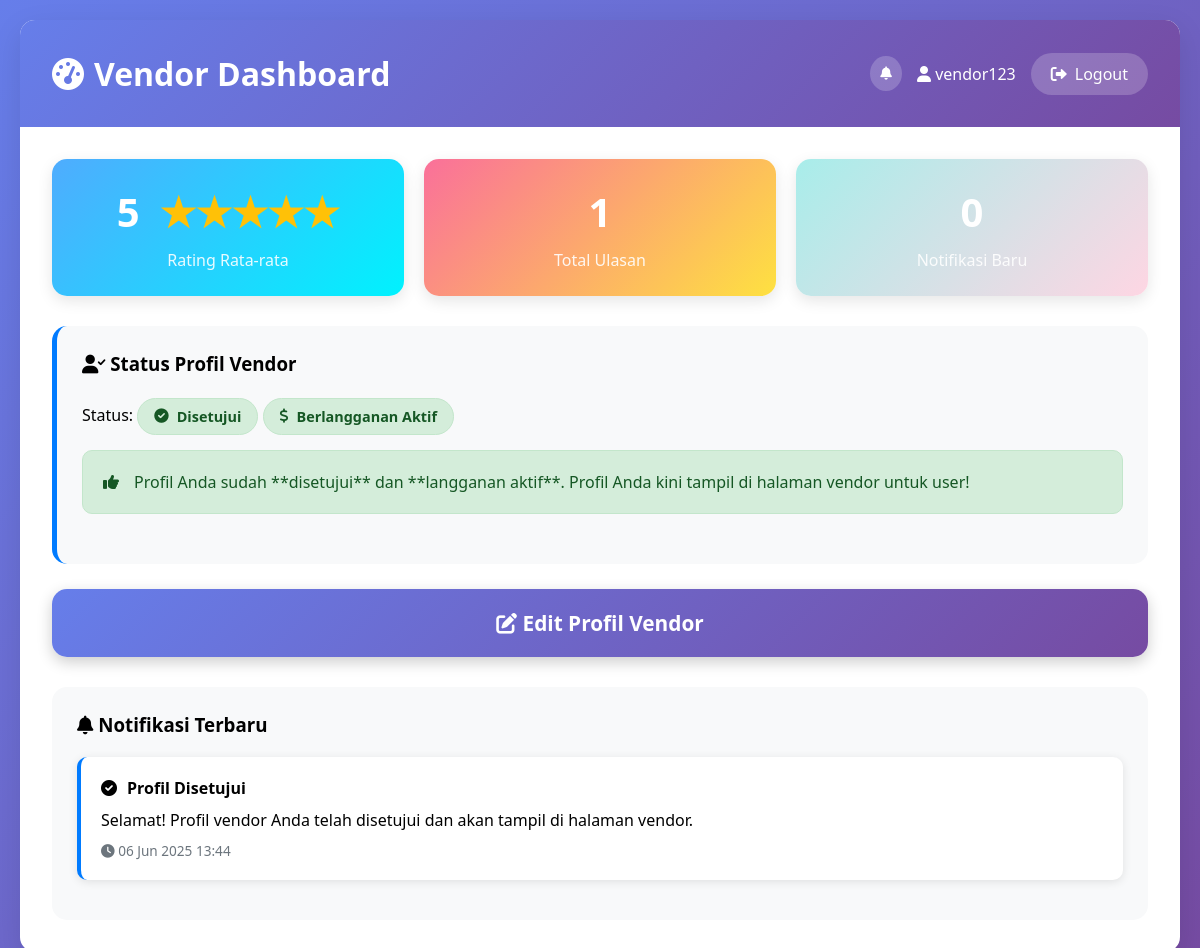
Screenshot of /vendor_dashboard.php (signed in) with the database file from the repository.
### tables this page shows
CREATE TABLE `notifications` (
  `id` int(11) NOT NULL,
  `user_id` int(11) NOT NULL,
  `title` varchar(255) NOT NULL,
  `message` text NOT NULL,
  `type` varchar(50) NOT NULL,
  `is_read` tinyint(1) DEFAULT 0,
  `created_at` timestamp NOT NULL DEFAULT current_timestamp()
);

### vendor_dashboard.php (the view, shortened to what this page needs)
<?php
$database = new Database();
$pdo = $database->getConnection();
$user_id = $_SESSION['user_id'];
$stmt = $pdo->prepare("SELECT * FROM vendor_profiles WHERE user_id = ?");
$stmt->execute([$user_id]);
$vendor_profile = $stmt->fetch();
$is_subscribed = ($vendor_profile && isset($vendor_profile['is_subscribed']) && $vendor_profile['is_subscribed'] == 1);
$stats = null;
if ($vendor_profile && $vendor_profile['status'] == 'approved' && $is_subscribed) {
    $stmt = $pdo->prepare("
        SELECT AVG(rating) as avg_rating, COUNT(*) as total_reviews
        FROM vendor_ratings
        WHERE vendor_profile_id = ?
    ");
    $stmt->execute([$vendor_profile['id']]);
    $rating_stats = $stmt->fetch();
    $stats = [
        'avg_rating' => $rating_stats['avg_rating'] ? round($rating_stats['avg_rating'], 1) : 0,
        'total_reviews' => $rating_stats['total_reviews']
    ];
}
$stmt = $pdo->prepare("SELECT * FROM notifications WHERE user_id = ? ORDER BY created_at DESC LIMIT 5");
$stmt->execute([$user_id]);
$notifications = $stmt->fetchAll();
$stmt = $pdo->prepare("SELECT COUNT(*) as unread_count FROM notifications WHERE user_id = ? AND is_read = 0");
$stmt->execute([$user_id]);
$unread_count = $stmt->fetchColumn();
?>
<!DOCTYPE html>
<html lang="id">
<head>
    <link href="https://cdnjs.cloudflare.com/ajax/libs/font-awesome/6.0.0/css/all.min.css" rel="stylesheet">
</head>
<body>
    <div class="dashboard">
        <div class="header">
            <h1><i class="fas fa-tachometer-alt"></i> Vendor Dashboard</h1>
            <div class="header-actions">
                <button class="notification-bell" onclick="scrollToNotifications()">
                    <i class="fas fa-bell"></i>
                </button>
                <span><i class="fas fa-user"></i> <?php echo htmlspecialchars($_SESSION['username']); ?></span>
                <a href="logout.php" class="logout-btn">
                    <i class="fas fa-sign-out-alt"></i> Logout
                </a>
            </div>
        </div>
        <div class="content">
            <?php if ($vendor_profile && $vendor_profile['status'] == 'approved' && $is_subscribed && $stats):  ?>
            <div class="stats-grid">
                <div class="stat-card green">
                    <div class="stat-number">
                        <?php echo $stats['avg_rating'] ?: '0'; ?>
                        <span class="rating-stars">
                            <?php
                            for ($i = 1; $i <= 5; $i++) {
                                echo $i <= round($stats['avg_rating']) ? '★' : '☆';
                            }
                            ?>
                        </span>
                    </div>
                    <div class="stat-label">Rating Rata-rata</div>
                </div>
                <div class="stat-card orange">
                    <div class="stat-number"><?php echo $stats['total_reviews']; ?></div>
                    <div class="stat-label">Total Ulasan</div>
                </div>
                <div class="stat-card blue">
                    <div class="stat-number"><?php echo $unread_count; ?></div>
                    <div class="stat-label">Notifikasi Baru</div>
                </div>
            </div>
            <?php endif; ?>
            <div class="profile-status">
                <h3><i class="fas fa-user-check"></i> Status Profil Vendor</h3>
                <br>
                <?php if ($vendor_profile): ?>
                    <p style="margin-bottom: 15px;">
                        Status:
                        <span class="status-badge status-<?php echo $vendor_profile['status']; ?>">
                            <?php
                            switch($vendor_profile['status']) {
                                case 'approved':
                                    echo '<i class="fas fa-check-circle"></i> Disetujui';
                                    break;
                            }
                            ?>
                        </span>
                        <?php if ($vendor_profile['status'] == 'approved' && $is_subscribed): ?>
                            <span class="status-badge status-approved">
                                <i class="fas fa-dollar-sign"></i> Berlangganan Aktif
                            </span>
                        <?php elseif ($vendor_profile['status'] == 'approved' && !$is_subscribed): ?>
                             <span class="status-badge status-pending">
                                <i class="fas fa-exclamation-circle"></i> Langganan Nonaktif
                            </span>
                        <?php endif; ?>
                    </p>
                    <?php if ($vendor_profile['status'] == 'approved' && $is_subscribed): ?>
                        <div class="alert alert-success">
                            <i class="fas fa-thumbs-up"></i> Profil Anda sudah **disetujui** dan **langganan aktif**. Profil Anda kini tampil di halaman vendor untuk user!
                        </div>
                    <?php elseif ($vendor_profile['status'] == 'approved' && !$is_subscribed): ?>
                        <div class="alert alert-warning">
                            <i class="fas fa-info-circle"></i> Profil Anda sudah **disetujui**, tetapi langganan Anda **belum aktif**. Silakan aktifkan langganan untuk tampil di halaman vendor.
                        </div>
                    <?php elseif ($vendor_profile['status'] == 'pending'): ?>
                        <div class="alert alert-warning">
                            <i class="fas fa-hourglass-half"></i> Profil Anda sedang dalam proses verifikasi oleh admin.
                        </div>
                    <?php endif; ?>
                <?php endif; ?>
            </div>
            <a href="vendor_profile.php" class="main-action">
                <?php if ($vendor_profile): ?>
                    <i class="fas fa-edit"></i> Edit Profil Vendor
                <?php else: ?>
                    <i class="fas fa-plus-circle"></i> Isi Profil Vendor
                <?php endif; ?>
            </a>
            <?php if (!empty($notifications)): ?>
            <div class="notifications-section" id="notifications">
                <div class="notifications-header">
                    <h3><i class="fas fa-bell"></i> Notifikasi Terbaru</h3>
                </div>
                <?php foreach ($notifications as $notif): ?>
                    <div class="notification-item <?php echo $notif['is_read'] ? '' : 'unread'; ?>">
                        <div class="notification-title">
                            <?php
                            $icon = 'fas fa-info-circle';
                            switch($notif['type']) {
                                case 'vendor_approved': $icon = 'fas fa-check-circle'; break;
                            }
                            ?>
                            <i class="<?php echo $icon; ?>"></i>
                            <?php echo htmlspecialchars($notif['title']); ?>
                        </div>
                        <p style="margin-bottom: 0;"><?php echo nl2br(htmlspecialchars($notif['message'])); ?></p>
                        <div class="notification-time">
                            <span>
                                <i class="fas fa-clock"></i>
                                <?php echo date('d M Y H:i', strtotime($notif['created_at'])); ?>
                            </span>
                        </div>
                    </div>
                <?php endforeach; ?>
            </div>
            <?php endif; ?>
        </div>
    </div>
</body>
</html>

### vendor_dashboard.php (style rules this page uses)
* { margin: 0; padding: 0; box-sizing: border-box; }
body { font-family: 'Segoe UI', Tahoma, Geneva, Verdana, sans-serif; background: linear-gradient(135deg, #667eea 0%, #764ba2 100%); min-height: 100vh; padding: 20px; }
.dashboard { max-width: 1200px; margin: 0 auto; background: white; border-radius: 15px; box-shadow: 0 10px 30px rgba(0,0,0,0.1); overflow: hidden; }
.header { background: linear-gradient(135deg, #667eea 0%, #764ba2 100%); color: white; padding: 2rem; display: flex; justify-content: space-between; align-items: center; }
.header h1 { display: flex; align-items: center; gap: 10px; }
.header-actions { display: flex; align-items: center; gap: 15px; }
.notification-bell { position: relative; background: rgba(255,255,255,0.2); border: none; color: white; padding: 10px; border-radius: 50%; cursor: pointer; transition: background 0.3s; }
.logout-btn { background: rgba(255,255,255,0.2); color: white; padding: 10px 20px; text-decoration: none; border-radius: 25px; transition: background 0.3s; display: flex; align-items: center; gap: 8px; }
.content { padding: 2rem; }
.stats-grid { display: grid; grid-template-columns: repeat(auto-fit, minmax(250px, 1fr)); gap: 20px; margin-bottom: 30px; }
.stat-card { background: linear-gradient(135deg, #f093fb 0%, #f5576c 100%); color: white; padding: 25px; border-radius: 15px; text-align: center; box-shadow: 0 5px 15px rgba(0,0,0,0.1); }
.stat-card.green { background: linear-gradient(135deg, #4facfe 0%, #00f2fe 100%); }
.stat-card.orange { background: linear-gradient(135deg, #fa709a 0%, #fee140 100%); }
.stat-card.blue { background: linear-gradient(135deg, #a8edea 0%, #fed6e3 100%); }
.stat-number { font-size: 2.5rem; font-weight: bold; margin-bottom: 10px; }
.stat-label { font-size: 1rem; opacity: 0.9; }
.profile-status { background: #f8f9fa; border-radius: 15px; padding: 25px; margin-bottom: 25px; border-left: 5px solid #007bff; }
.status-badge { padding: 8px 16px; border-radius: 20px; font-size: 0.9rem; font-weight: 600; display: inline-flex; align-items: center; gap: 8px; }
.status-approved { background: #d4edda; color: #155724; border: 1px solid #c3e6cb; }
.main-action { background: linear-gradient(135deg, #667eea 0%, #764ba2 100%); color: white; padding: 20px 30px; text-align: center; border-radius: 15px; text-decoration: none; display: block; font-size: 1.3rem; font-weight: 600; margin-bottom: 30px; transition: transform 0.3s, box-shadow 0.3s; box-shadow: 0 5px 15px rgba(0,0,0,0.2); }
.notifications-section { background: #f8f9fa; border-radius: 15px; padding: 25px; margin-top: 30px; }
.notifications-header { display: flex; justify-content: space-between; align-items: center; margin-bottom: 20px; }
.notification-item { background: white; border-radius: 10px; padding: 20px; margin-bottom: 15px; box-shadow: 0 2px 10px rgba(0,0,0,0.1); border-left: 4px solid #007bff; transition: transform 0.2s; }
.notification-title { font-weight: 600; margin-bottom: 10px; display: flex; align-items: center; gap: 10px; }
.notification-time { font-size: 0.85rem; color: #6c757d; margin-top: 10px; display: flex; align-items: center; justify-content: space-between; }
.alert { padding: 20px; margin-bottom: 25px; border-radius: 10px; display: flex; align-items: center; gap: 15px; }
.alert-success { background: #d4edda; border: 1px solid #c3e6cb; color: #155724; }
.rating-stars { color: #ffc107; margin-left: 10px; }

### rows the page displays
notifications: title "Profil Disetujui", message "Selamat! Profil vendor Anda telah disetujui dan akan tampil di halaman vendor.", created_at "06 Jun 2025 13:44"

### other values shown
$_SESSION['username'] "vendor123"
$stats['avg_rating'] ?: '0' "5"
$stats['total_reviews'] "1"
$unread_count "0"
